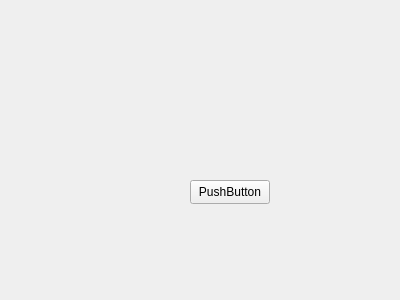
<?xml version="1.0" encoding="UTF-8"?>
<ui version="4.0">
 <class>usuario</class>
 <widget class="QWidget" name="usuario">
  <property name="geometry">
   <rect>
    <x>0</x>
    <y>0</y>
    <width>400</width>
    <height>300</height>
   </rect>
  </property>
  <property name="windowTitle">
   <string>Form</string>
  </property>
  <widget class="QPushButton" name="pushButton">
   <property name="geometry">
    <rect>
     <x>190</x>
     <y>180</y>
     <width>80</width>
     <height>24</height>
    </rect>
   </property>
   <property name="text">
    <string>PushButton</string>
   </property>
  </widget>
 </widget>
 <resources/>
 <connections/>
</ui>
